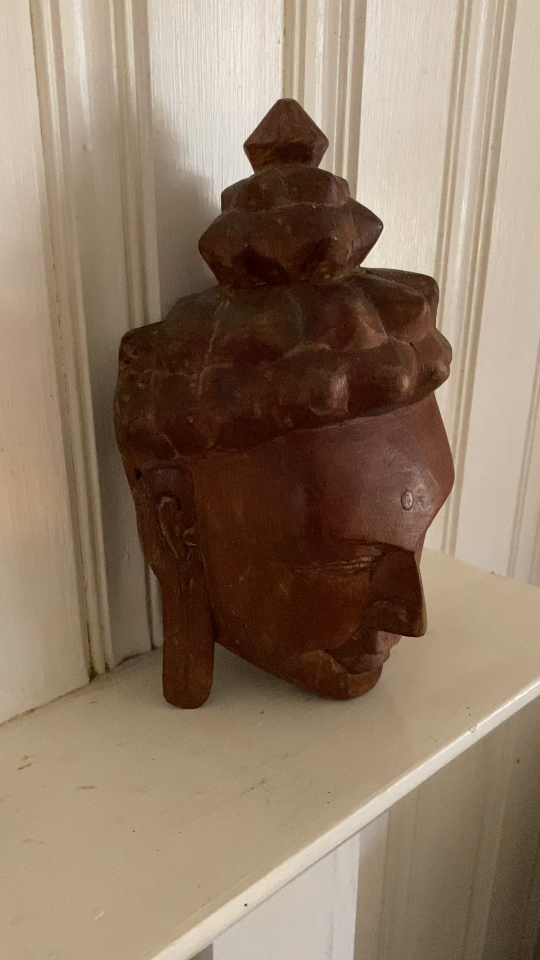
#> input picture HW4/buddha_images/buddha_001.png, 1080 x 1920 px (shown at 1/2 size); its folder holds only this picture in this run
$ jupyter execute --allow-errors hw4_part1_euliano.ipynb   (shell and % lines are left out)
#> lines starting #> are read from the running program, lines starting #| are printed output that depends on the picture
### HW4/hw3_defs.py
import matplotlib.pyplot as plt
import cv2
import numpy as np

# HW3 Functions
# [9 lines left out: function show_images, not called in this run]

def normalize_images(imgs):
    imgs_norm = []
    for img in imgs:
        img_norm = cv2.normalize(img, None, 0, 255, cv2.NORM_MINMAX)
        imgs_norm.append(img_norm)
    return imgs_norm

def grayscale_images(imgs):
    imgs_gray = []
    for img in imgs:
        gr = cv2.cvtColor(img, cv2.COLOR_RGB2GRAY)
        # Apply CLAHE to grayscale images
        clahe = cv2.createCLAHE(clipLimit=2.0, tileGridSize=(8,8))
        imgs_gray.append(clahe.apply(gr))
    return imgs_gray

def find_features(sift_object, imgs_gray):
    kp = []
    des = []
    imgs_sift = []
    for img in imgs_gray:
        k, d = sift_object.detectAndCompute(img,None)
        img_sift = cv2.drawKeypoints(img, k, img, color=[255,255,0], flags=cv2.DRAW_MATCHES_FLAGS_DRAW_RICH_KEYPOINTS)
        imgs_sift.append(img_sift)
        kp.append(np.array(k))
        des.append(np.array(d))
    return kp, des, imgs_sift

# [53 lines left out: functions get_matches, get_all_matches, not called in this run]

    # [10 lines of commented-out code are left out]

### HW4/hw4_part1_euliano.ipynb
# Homework 4
### Part 1
In this part we will continue looking at image registration but in a 3D world. Instead of computing homographies we will compute fundamental matrices between images while using the Buddha dataset. The common points can then be projected into the 3D world and we can build a sparse reconstruction.

[cell 1]
import matplotlib
import matplotlib.pyplot as plt
import cv2
import numpy as np
import math
import glob
import os
import itertools

from hw3_defs import normalize_images, grayscale_images, find_features, get_matches, get_all_matches
#> (the rest of this cell did not finish here and is left out)

[cell 2]
# Save images in a list
imgs = []
dir_name = 'buddha_images/'
list_of_files = sorted( filter( os.path.isfile, glob.glob(dir_name + '*')))
for file_path in list_of_files: imgs.append(cv2.cvtColor(cv2.imread(file_path),cv2.COLOR_BGR2RGB))

imgs_norm = normalize_images(imgs)
#> the loop in normalize_images, `for img in imgs:` made 1 pass
#> after the loop in normalize_images, `for img in imgs:`: imgs_norm = 1 item
#> imgs_norm = 1 item
imgs_gray = grayscale_images(imgs_norm)
#> the loop in grayscale_images, `for img in imgs:` made 1 pass
#> pass 1, in grayscale_images, `gr = cv2.cvtColor(img, cv2.COLOR_RGB2GRAY)`:
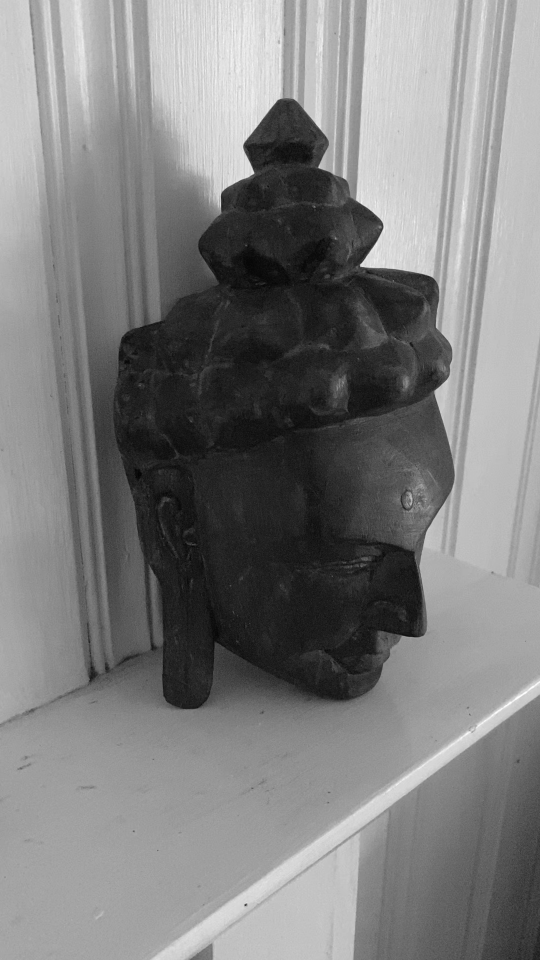
#> gr: shape (1920, 1080) (shown at 1/2 size); min 3, max 255, mean 125.9
#> imgs_gray = 1 item
img_h, img_w = imgs_gray[0].shape
#> img_h = 1920; img_w = 1080

[cell 3]
# Same Hyperparameter settings as HW3
sift = cv2.SIFT_create(nfeatures=5000, nOctaveLayers=16, contrastThreshold=0.025, edgeThreshold=10, sigma=1.4)

kp, des, imgs_sift = find_features(sift, imgs_gray)
#> the loop in find_features, `for img in imgs_gray:` made 1 pass
#> pass 1, in find_features, `img_sift = cv2.drawKeypoints(img, k, img, color=[255,255,0], flags=cv2..`:
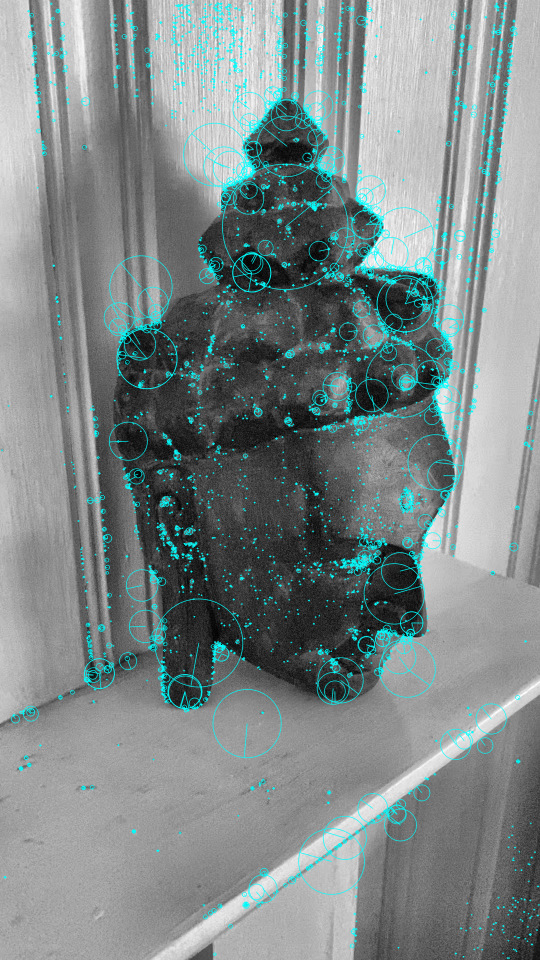
#> img_sift: shape (1920, 1080, 3) (shown at 1/2 size); mean of channels 0, 1, 2 135.9, 135.9, 125.6; drawn as B, G, R
#> after the loop in find_features, `for img in imgs_gray:`: des = 1 item
#> kp = 1 item; des = 1 item; imgs_sift = 1 item

#> (the rest of this cell did not finish here and is left out)

[cell 4]
# camera matrix
K = np.array([[1, 0, img_w/2],
             [0, 1, img_h/2],
             [0, 0, 1]])
#> K = [[1, 0, 540], [0, 1, 960], [0, 0, 1]]

## Fundamental Matrix
From https://docs.opencv.org/3.4/da/de9/tutorial_py_epipolar_geometry.html#:~:text=In%20simple%20words%2C%20Fundamental%20Matrix,using%208%2Dpoint%20algorithm).

[cell 5]
Flist = []
inlier_pts = []
for i in range(len(imgs_gray)-1):
    F, mask, (pts1,pts2) = getFundamentalMat(ptsList[i][0],ptsList[i][1])
    Flist.append(F)
    inlier_pts.append((pts1,pts2))
#> this loop made 0 passes
#> after the loop, Flist = []; inlier_pts = []

#> (a cell that did not finish here is left out)

[cell 7]
epipolar_imgs = []
for i in range(len(imgs_gray)-1):
    # draw epipolar lines
    lines1 = cv2.computeCorrespondEpilines(pts2.reshape(-1,1,2), 2,Flist[i])
    lines1 = lines1.reshape(-1,3)
    img_left, _ = drawlines(imgs_gray[i],imgs_gray[i+1],lines1,pts1,pts2)

    lines2 = cv2.computeCorrespondEpilines(pts1.reshape(-1,1,2), 1,Flist[i])
    lines2 = lines2.reshape(-1,3)
    img_right, _ = drawlines(imgs_gray[i+1],imgs_gray[i],lines2,pts2,pts1)

    epipolar_imgs.append((img_left,img_right))
#> after the loop, epipolar_imgs = []

[cell 8]
plt.figure(figsize = (12,12))
#> (the rest of this cell did not finish here and is left out)

[cell 9]
def optimal_triangulation(pts1, pts2, F):
    betterPts1, betterPts2 = cv2.correctMatches(F, pts1.reshape(1,-1,2), pts2.reshape(1,-1,2))
    return betterPts1, betterPts2

def getEssentialMat(pts1,pts2):
    E, mask = cv2.findEssentialMat(pts1,pts2,K,cv2.RANSAC,prob=0.9,threshold=1.0)

    # only select inlier points
    pts1 = pts1[mask.ravel()==1]
    pts2 = pts2[mask.ravel()==1]
    return E, mask, (pts1, pts2)

[cell 10]
betterPts = []
for i in range(len(Flist)):
    betterPts1, betterPts2 = optimal_triangulation(inlier_pts[i][0],inlier_pts[i][1],Flist[i])
    betterPts.append((betterPts1.squeeze(),betterPts2.squeeze()))
#> after the loop, betterPts = []

[cell 11]
Elist = []
inlier_pts = []
for i in range(len(imgs_gray)-1):
    #E, mask, (pts1,pts2) = getEssentialMat(ptsList[i][0],ptsList[i][1])
    E, mask, (pts1,pts2) = getEssentialMat(betterPts[i][0],betterPts[i][1])
    Elist.append(E)
    inlier_pts.append((pts1,pts2))
#> after the loop, Elist = []

$ run again, on HW4/buddha_images/buddha_005.png
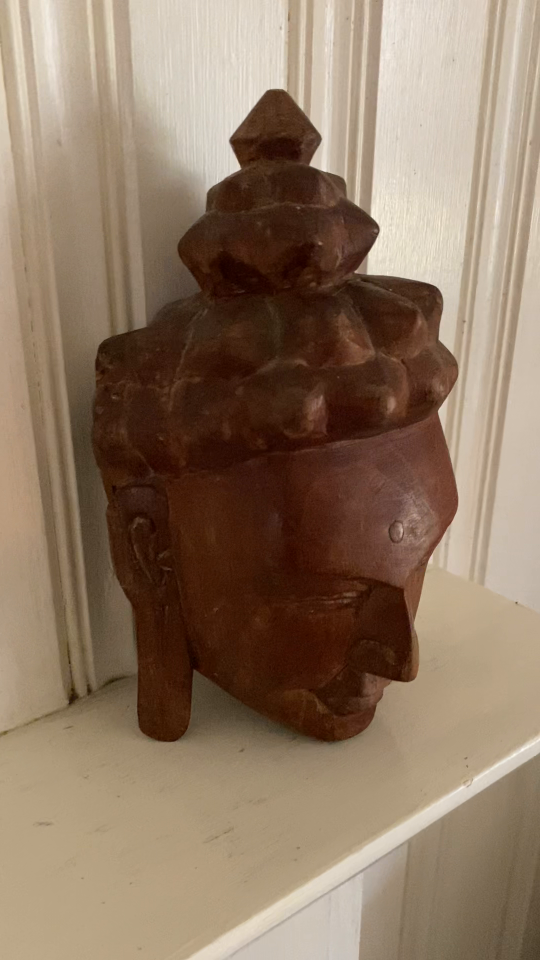
#> input picture HW4/buddha_images/buddha_005.png, 1080 x 1920 px (shown at 1/2 size)
#> the loop in normalize_images, `for img in imgs:` made 1 pass
#> after the loop in normalize_images, `for img in imgs:`: imgs_norm = 1 item
#> the loop in grayscale_images, `for img in imgs:` made 1 pass
#> pass 1, in grayscale_images, `gr = cv2.cvtColor(img, cv2.COLOR_RGB2GRAY)`:
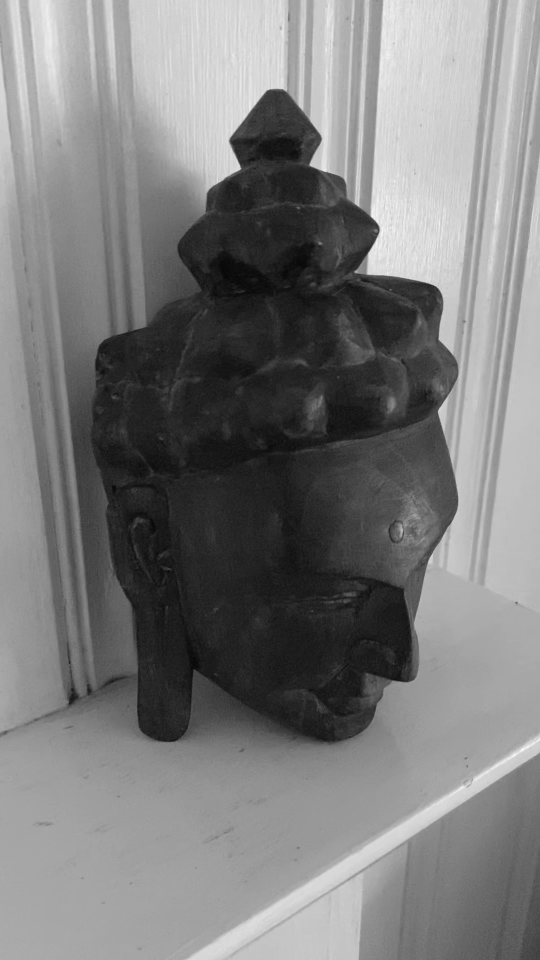
#> gr: shape (1920, 1080) (shown at 1/2 size); min 6, max 252, mean 123.7
#> the loop in find_features, `for img in imgs_gray:` made 1 pass
#> pass 1, in find_features, `img_sift = cv2.drawKeypoints(img, k, img, color=[255,255,0], flags=cv2..`:
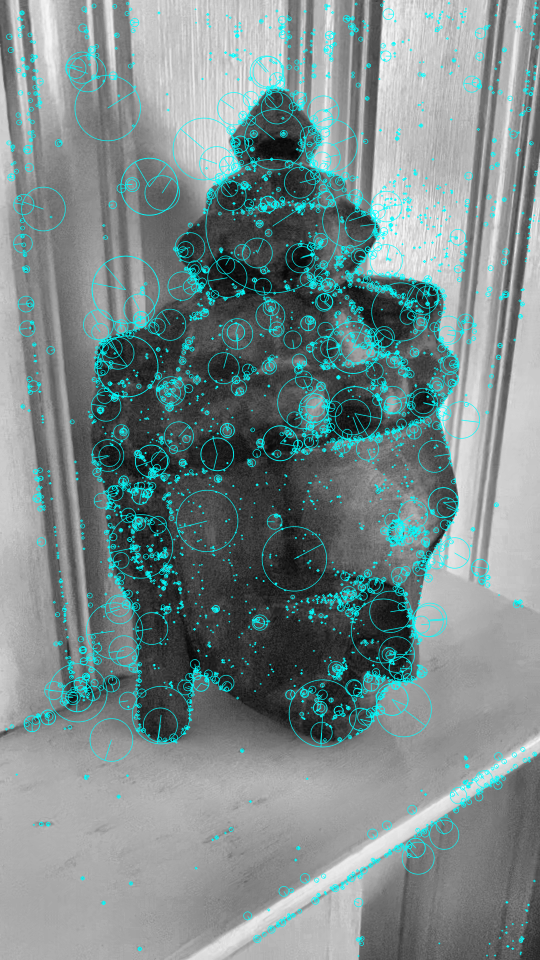
#> img_sift: shape (1920, 1080, 3) (shown at 1/2 size); mean of channels 0, 1, 2 137.8, 137.8, 121.8; drawn as B, G, R
#> K = [[1, 0, 540], [0, 1, 960], [0, 0, 1]]
#> after the loop `for i in range(len(imgs_gray)-1):`: Flist = []

$ run again, on HW4/buddha_images/buddha_006.png
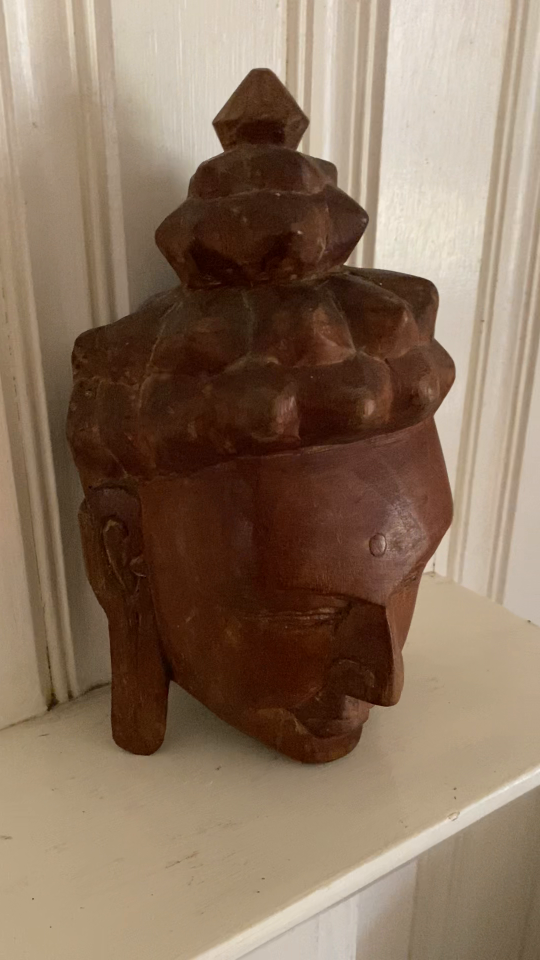
#> input picture HW4/buddha_images/buddha_006.png, 1080 x 1920 px (shown at 1/2 size)
#> the loop in normalize_images, `for img in imgs:` made 1 pass
#> after the loop in normalize_images, `for img in imgs:`: imgs_norm = 1 item
#> the loop in grayscale_images, `for img in imgs:` made 1 pass
#> pass 1, in grayscale_images, `gr = cv2.cvtColor(img, cv2.COLOR_RGB2GRAY)`:
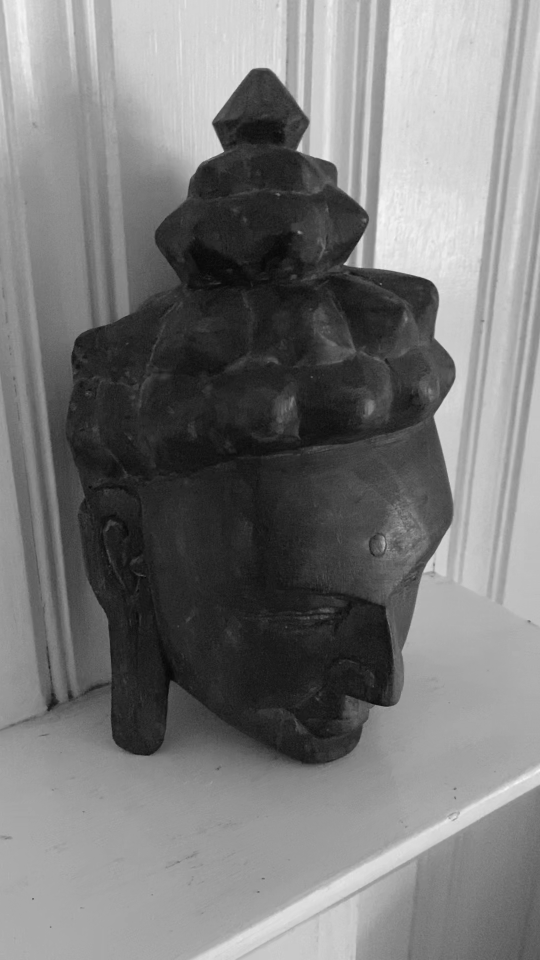
#> gr: shape (1920, 1080) (shown at 1/2 size); min 5, max 248, mean 121.6
#> the loop in find_features, `for img in imgs_gray:` made 1 pass
#> pass 1, in find_features, `img_sift = cv2.drawKeypoints(img, k, img, color=[255,255,0], flags=cv2..`:
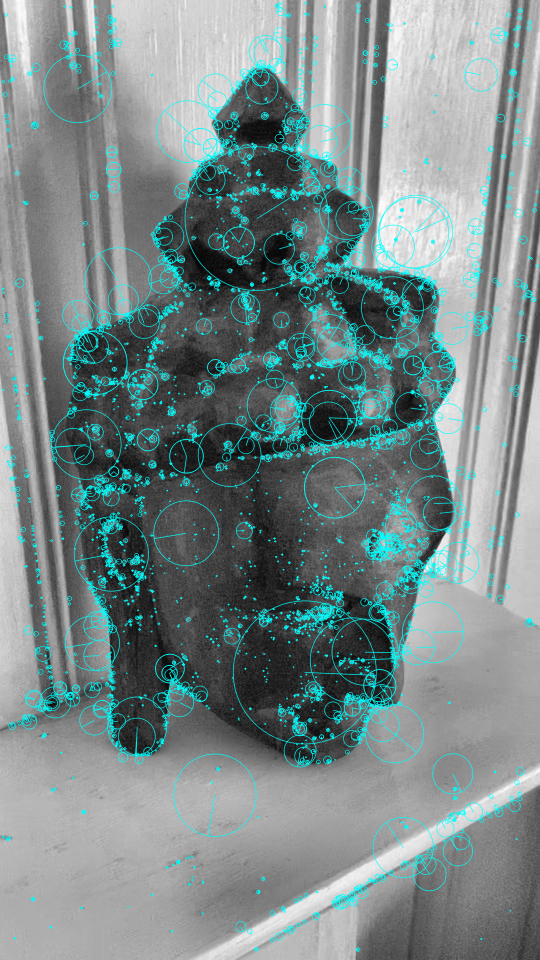
#> img_sift: shape (1920, 1080, 3) (shown at 1/2 size); mean of channels 0, 1, 2 136.3, 136.3, 120.6; drawn as B, G, R
#> K = [[1, 0, 540], [0, 1, 960], [0, 0, 1]]
#> after the loop `for i in range(len(imgs_gray)-1):`: Flist = []
